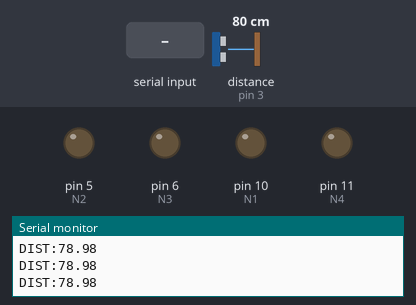
The sketch below on a simulated Arduino Uno, built with avr-gcc and run on an emulated ATmega328P. Parts: output pins drawn as LEDs (lit = HIGH), the last lines printed to the serial monitor. Wiring (inferred from the names in the program): ultrasonic range finder: trigger pin 9; echo pin 3. The inputs (shaded band) are chosen by the test bench; at power-on: distance to the obstacle (sensor on pin 3) 80 cm. The echo pulse lasts 58.3 µs per cm; pins used as bus, display or sensor lines are not drawn.

Above: at 1.2 s.
1.3 s: "FORWARD\n" received over Serial
At 2.5 s:
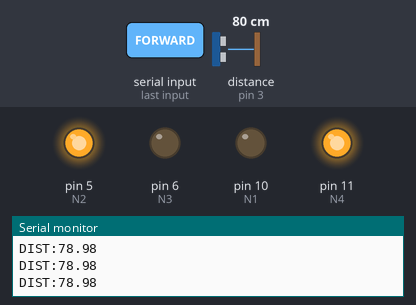
2.8 s: "BACKWARD\n" received over Serial
At 4.0 s:
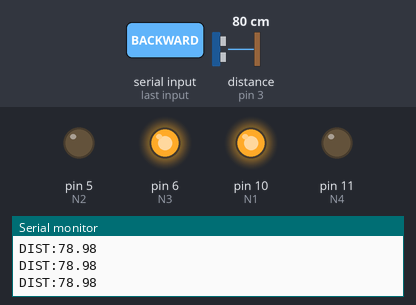
4.3 s: "TURN_LEFT\n" received over Serial
At 5.5 s:
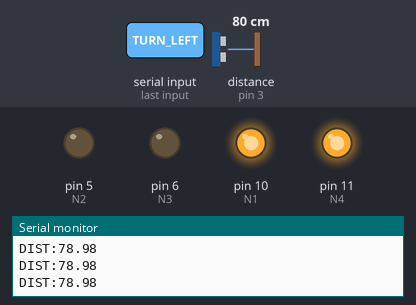
5.8 s: "TURN_RIGHT\n" received over Serial
At 6.1 s:
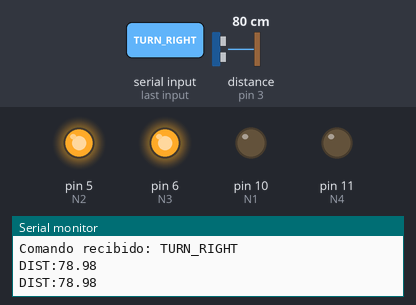
7.3 s: "STOP\n" received over Serial
At 7.8 s:
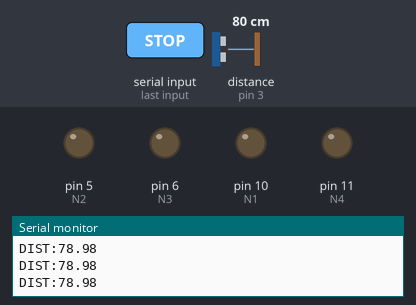
Timing chart, 0 to 9.8 s (numbered marks = the images above; inputs shaded):
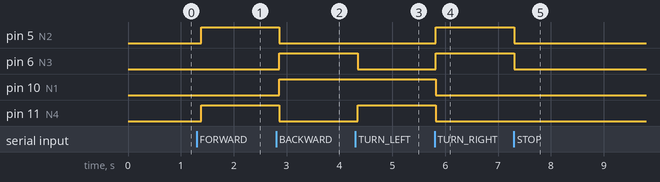

Measured:
- after the input at 1.3 s, pin 5 (N2), pin 11 (N4): LOW → HIGH after 0.08 s
- after the input at 2.8 s, pin 5 (N2), pin 11 (N4): HIGH → LOW after 0.06 s; pin 6 (N3), pin 10 (N1): LOW → HIGH after 0.06 s
- after the input at 4.3 s, pin 6 (N3): HIGH → LOW at once; pin 11 (N4): LOW → HIGH at once
- after the input at 5.8 s, pin 5 (N2), pin 6 (N3): LOW → HIGH at once; pin 10 (N1), pin 11 (N4): HIGH → LOW at once
- after the input at 7.3 s, pin 5 (N2), pin 6 (N3): HIGH → LOW at once

The sketch:

robot_control.ino
```cpp
// Definición de pines para el puente H
const int N1 = 10; // Pin 4
const int N2 = 5; // Pin 5
const int N3 = 6; // Pin 6
const int N4 = 11; // Pin 7

// Definición de pines para el sensor ultrasónico
const int TRIG_PIN = 9;
const int ECHO_PIN = 3;
// Constantes
const float VELOCIDAD_SONIDO = 0.034; // cm/μs

// Configuración inicial
void setup() {
  // Inicializar pines del puente H como salidas
  pinMode(N1, OUTPUT);
  pinMode(N2, OUTPUT);
  pinMode(N3, OUTPUT);
  pinMode(N4, OUTPUT);

  // Inicializar pines del sensor ultrasónico
  pinMode(TRIG_PIN, OUTPUT);
  pinMode(ECHO_PIN, INPUT);

  // Iniciar comunicación serial a 9600 baudios
  Serial.begin(9600);
  Serial.println("Arduino listo y esperando comandos...");

  // Detener ambos motores al inicio para seguridad
  stopMotors();
}

// Bucle principal
void loop() {
  // Medir distancia
  float distance = medirDistancia();

  // Enviar distancia al notebook
  if (distance != INFINITY) {
    Serial.print("DIST:");
    Serial.println(distance);
  } else {
    Serial.println("DIST:INF");
  }

  // Verificar si hay comandos disponibles en el buffer serial
  if (Serial.available() > 0) {
    String command = Serial.readStringUntil('\n');
    command.trim(); // Eliminar espacios en blanco y caracteres de nueva línea

    // Ejecutar comando
    if (command.equalsIgnoreCase("FORWARD")) {
      forward();
    }
    else if (command.equalsIgnoreCase("BACKWARD")) {
      backward();
    }
    else if (command.equalsIgnoreCase("TURN_LEFT")) {
      turnLeft();
    }
    else if (command.equalsIgnoreCase("TURN_RIGHT")) {
      turnRight();
    }
    else if (command.equalsIgnoreCase("STOP")) {
      stopMotors();
    }
    else {
      Serial.println("Comando desconocido: " + command);
    }
  }

  delay(100); // Pausa para evitar sobrecargar la CPU
}

// Función para medir la distancia usando el sensor ultrasónico
float medirDistancia() {
  // Asegurarse de que el TRIG esté en bajo
  digitalWrite(TRIG_PIN, LOW);
  delayMicroseconds(2);

  // Enviar pulso ultrasónico de 10 microsegundos
  digitalWrite(TRIG_PIN, HIGH);
  delayMicroseconds(10);
  digitalWrite(TRIG_PIN, LOW);

  // Medir el tiempo del pulso
  long duration = pulseIn(ECHO_PIN, HIGH, 30000); // Timeout de 30ms

  // Calcular la distancia en centímetros
  if (duration == 0) {
    return INFINITY; // Indicar que no se recibió eco
  }

  float dist = duration * VELOCIDAD_SONIDO / 2; // Dividir por 2 para ida y vuelta
  return dist;
}

// Funciones para controlar los motores
void forward() {
  // Ambos motores hacia adelante
  digitalWrite(N1, LOW);
  digitalWrite(N2, HIGH);
  digitalWrite(N3, LOW);
  digitalWrite(N4, HIGH);
  Serial.println("Comando recibido: FORWARD");
}

void backward() {
  // Ambos motores hacia atrás
  digitalWrite(N1, HIGH);
  digitalWrite(N2, LOW);
  digitalWrite(N3, HIGH);
  digitalWrite(N4, LOW);
  Serial.println("Comando recibido: BACKWARD");
}

void turnLeft() {
  // Motor Izquierdo hacia atrás, Motor Derecho hacia adelante
  digitalWrite(N1, HIGH);
  digitalWrite(N2, LOW);
  digitalWrite(N3, LOW);
  digitalWrite(N4, HIGH);
  Serial.println("Comando recibido: TURN_LEFT");
}

void turnRight() {
  // Motor Izquierdo hacia adelante, Motor Derecho hacia atrás
  digitalWrite(N1, LOW);
  digitalWrite(N2, HIGH);
  digitalWrite(N3, HIGH);
  digitalWrite(N4, LOW);
  Serial.println("Comando recibido: TURN_RIGHT");
}

void stopMotors() {
  // Ambos motores detenidos
  digitalWrite(N1, LOW);
  digitalWrite(N2, LOW);
  digitalWrite(N3, LOW);
  digitalWrite(N4, LOW);
  Serial.println("Comando recibido: STOP");
}
```
